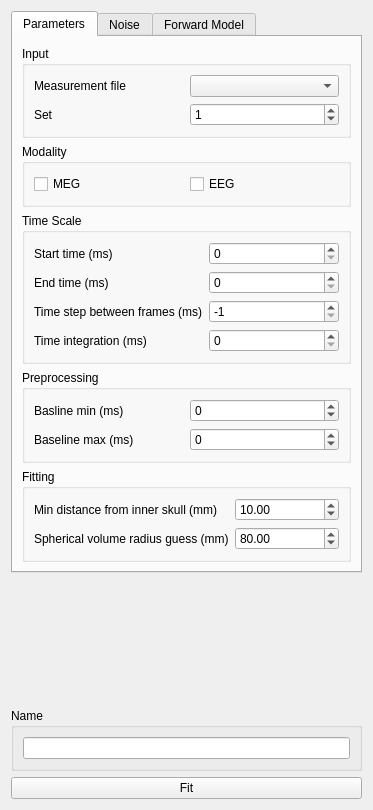
<?xml version="1.0" encoding="UTF-8"?>
<ui version="4.0">
 <class>DipoleFitViewWidget</class>
 <widget class="QWidget" name="DipoleFitViewWidget">
  <property name="geometry">
   <rect>
    <x>0</x>
    <y>0</y>
    <width>373</width>
    <height>810</height>
   </rect>
  </property>
  <property name="windowTitle">
   <string>Form</string>
  </property>
  <layout class="QVBoxLayout" name="verticalLayout_2">
   <item>
    <widget class="QTabWidget" name="tabWidget">
     <property name="currentIndex">
      <number>0</number>
     </property>
     <widget class="QWidget" name="tab">
      <attribute name="title">
       <string>Parameters</string>
      </attribute>
      <layout class="QGridLayout" name="gridLayout_4">
       <item row="0" column="0">
        <widget class="QGroupBox" name="groupBox_2">
         <property name="title">
          <string>Input</string>
         </property>
         <layout class="QGridLayout" name="gridLayout_6">
          <item row="1" column="1">
           <widget class="QSpinBox" name="spinBox_set">
            <property name="value">
             <number>1</number>
            </property>
           </widget>
          </item>
          <item row="0" column="0">
           <widget class="QLabel" name="label_11">
            <property name="text">
             <string>Measurement file</string>
            </property>
           </widget>
          </item>
          <item row="1" column="0">
           <widget class="QLabel" name="label_12">
            <property name="text">
             <string>Set</string>
            </property>
           </widget>
          </item>
          <item row="0" column="1">
           <widget class="QComboBox" name="comboBox_meas"/>
          </item>
         </layout>
        </widget>
       </item>
       <item row="1" column="0">
        <widget class="QGroupBox" name="groupBox_modality">
         <property name="title">
          <string>Modality</string>
         </property>
         <layout class="QHBoxLayout" name="horizontalLayout">
          <item>
           <widget class="QCheckBox" name="checkBox_MEG">
            <property name="text">
             <string>MEG</string>
            </property>
           </widget>
          </item>
          <item>
           <widget class="QCheckBox" name="checkBox_EEG">
            <property name="text">
             <string>EEG</string>
            </property>
           </widget>
          </item>
         </layout>
        </widget>
       </item>
       <item row="2" column="0">
        <widget class="QGroupBox" name="groupBox_time">
         <property name="title">
          <string>Time Scale</string>
         </property>
         <layout class="QGridLayout" name="gridLayout">
          <item row="0" column="1">
           <widget class="QSpinBox" name="spinBox_tmin">
            <property name="maximum">
             <number>99999999</number>
            </property>
           </widget>
          </item>
          <item row="1" column="0">
           <widget class="QLabel" name="label">
            <property name="text">
             <string>End time (ms)</string>
            </property>
           </widget>
          </item>
          <item row="1" column="1">
           <widget class="QSpinBox" name="spinBox_tmax">
            <property name="maximum">
             <number>99999999</number>
            </property>
           </widget>
          </item>
          <item row="2" column="0">
           <widget class="QLabel" name="label_3">
            <property name="text">
             <string>Time step between frames (ms)</string>
            </property>
           </widget>
          </item>
          <item row="2" column="1">
           <widget class="QSpinBox" name="spinBox_tstep">
            <property name="minimum">
             <number>-1</number>
            </property>
            <property name="maximum">
             <number>99999999</number>
            </property>
            <property name="value">
             <number>-1</number>
            </property>
           </widget>
          </item>
          <item row="0" column="0">
           <widget class="QLabel" name="label_2">
            <property name="text">
             <string>Start time (ms)</string>
            </property>
           </widget>
          </item>
          <item row="3" column="0">
           <widget class="QLabel" name="label_24">
            <property name="text">
             <string>Time integration (ms)</string>
            </property>
           </widget>
          </item>
          <item row="3" column="1">
           <widget class="QSpinBox" name="spinBox_tint"/>
          </item>
         </layout>
        </widget>
       </item>
       <item row="3" column="0">
        <widget class="QGroupBox" name="groupBox_pre">
         <property name="title">
          <string>Preprocessing</string>
         </property>
         <layout class="QGridLayout" name="gridLayout_5">
          <item row="0" column="0">
           <widget class="QLabel" name="label_9">
            <property name="text">
             <string>Basline min (ms)</string>
            </property>
           </widget>
          </item>
          <item row="1" column="1">
           <widget class="QSpinBox" name="spinBox_bmax">
            <property name="minimum">
             <number>-99999999</number>
            </property>
            <property name="maximum">
             <number>99999999</number>
            </property>
            <property name="value">
             <number>0</number>
            </property>
           </widget>
          </item>
          <item row="1" column="0">
           <widget class="QLabel" name="label_10">
            <property name="text">
             <string>Baseline max (ms)</string>
            </property>
           </widget>
          </item>
          <item row="0" column="1">
           <widget class="QSpinBox" name="spinBox_bmin">
            <property name="minimum">
             <number>-99999999</number>
            </property>
            <property name="maximum">
             <number>99999999</number>
            </property>
            <property name="value">
             <number>0</number>
            </property>
           </widget>
          </item>
         </layout>
        </widget>
       </item>
       <item row="4" column="0">
        <widget class="QGroupBox" name="groupBox_fitting">
         <property name="title">
          <string>Fitting</string>
         </property>
         <layout class="QGridLayout" name="gridLayout_2">
          <item row="1" column="0">
           <widget class="QLabel" name="label_5">
            <property name="text">
             <string>Spherical volume radius guess (mm)</string>
            </property>
           </widget>
          </item>
          <item row="1" column="1">
           <widget class="QDoubleSpinBox" name="doubleSpinBox_grid">
            <property name="maximum">
             <double>999.990000000000009</double>
            </property>
            <property name="value">
             <double>80.000000000000000</double>
            </property>
           </widget>
          </item>
          <item row="0" column="1">
           <widget class="QDoubleSpinBox" name="doubleSpinBox_dist">
            <property name="minimum">
             <double>0.000000000000000</double>
            </property>
            <property name="maximum">
             <double>999.990000000000009</double>
            </property>
            <property name="value">
             <double>10.000000000000000</double>
            </property>
           </widget>
          </item>
          <item row="0" column="0">
           <widget class="QLabel" name="label_4">
            <property name="text">
             <string>Min distance from inner skull (mm)</string>
            </property>
           </widget>
          </item>
         </layout>
        </widget>
       </item>
      </layout>
     </widget>
     <widget class="QWidget" name="tab_2">
      <attribute name="title">
       <string>Noise</string>
      </attribute>
      <layout class="QGridLayout" name="gridLayout_9">
       <item row="2" column="0" colspan="2">
        <widget class="QGroupBox" name="groupBox_4">
         <property name="title">
          <string>Regularization</string>
         </property>
         <layout class="QGridLayout" name="gridLayout_8">
          <item row="2" column="1">
           <widget class="QDoubleSpinBox" name="doubleSpinBox_eegreg">
            <property name="minimum">
             <double>-99.000000000000000</double>
            </property>
            <property name="value">
             <double>0.100000000000000</double>
            </property>
           </widget>
          </item>
          <item row="2" column="0">
           <widget class="QLabel" name="label_17">
            <property name="text">
             <string>EEG fixed (uV)</string>
            </property>
           </widget>
          </item>
          <item row="1" column="1">
           <widget class="QDoubleSpinBox" name="doubleSpinBox_magreg">
            <property name="minimum">
             <double>-99.000000000000000</double>
            </property>
            <property name="value">
             <double>0.100000000000000</double>
            </property>
           </widget>
          </item>
          <item row="1" column="0">
           <widget class="QLabel" name="label_19">
            <property name="text">
             <string>Axial fixed (fT)</string>
            </property>
           </widget>
          </item>
          <item row="0" column="1">
           <widget class="QDoubleSpinBox" name="doubleSpinBox_gradreg">
            <property name="minimum">
             <double>-99.000000000000000</double>
            </property>
            <property name="value">
             <double>0.100000000000000</double>
            </property>
           </widget>
          </item>
          <item row="0" column="0">
           <widget class="QLabel" name="label_18">
            <property name="text">
             <string>Planar fixed (fT/cm)</string>
            </property>
           </widget>
          </item>
         </layout>
        </widget>
       </item>
       <item row="1" column="0" colspan="2">
        <widget class="QGroupBox" name="groupBox_3">
         <property name="title">
          <string>Manual</string>
         </property>
         <layout class="QGridLayout" name="gridLayout_3">
          <item row="1" column="1">
           <widget class="QDoubleSpinBox" name="doubleSpinBox_magnoise">
            <property name="minimum">
             <double>-99.000000000000000</double>
            </property>
            <property name="value">
             <double>20.000000000000000</double>
            </property>
           </widget>
          </item>
          <item row="1" column="0">
           <widget class="QLabel" name="label_16">
            <property name="text">
             <string>MAG Noise (fT)</string>
            </property>
           </widget>
          </item>
          <item row="2" column="1">
           <widget class="QDoubleSpinBox" name="doubleSpinBox_eegnoise">
            <property name="minimum">
             <double>-99.000000000000000</double>
            </property>
            <property name="value">
             <double>0.200000000000000</double>
            </property>
           </widget>
          </item>
          <item row="0" column="0">
           <widget class="QLabel" name="label_15">
            <property name="text">
             <string>GRAD Noise (fT/cm)</string>
            </property>
           </widget>
          </item>
          <item row="0" column="1">
           <widget class="QDoubleSpinBox" name="doubleSpinBox_gradnoise">
            <property name="minimum">
             <double>-99.000000000000000</double>
            </property>
            <property name="value">
             <double>5.000000000000000</double>
            </property>
           </widget>
          </item>
          <item row="2" column="0">
           <widget class="QLabel" name="label_14">
            <property name="text">
             <string>EEG Noise (uV)</string>
            </property>
           </widget>
          </item>
         </layout>
        </widget>
       </item>
       <item row="0" column="0" colspan="2">
        <widget class="QGroupBox" name="groupBox_5">
         <property name="title">
          <string>From file</string>
         </property>
         <layout class="QGridLayout" name="gridLayout_10">
          <item row="0" column="1" colspan="2">
           <widget class="QComboBox" name="comboBox_noise"/>
          </item>
          <item row="0" column="0">
           <widget class="QLabel" name="label_8">
            <property name="text">
             <string>Noise matrix</string>
            </property>
           </widget>
          </item>
         </layout>
        </widget>
       </item>
      </layout>
     </widget>
     <widget class="QWidget" name="tab_3">
      <attribute name="title">
       <string>Forward Model</string>
      </attribute>
      <layout class="QGridLayout" name="gridLayout_7">
       <item row="2" column="0">
        <widget class="QLabel" name="label_6">
         <property name="text">
          <string>BEM model</string>
         </property>
        </widget>
       </item>
       <item row="1" column="0">
        <widget class="QLabel" name="label_7">
         <property name="text">
          <string>MRI coords</string>
         </property>
        </widget>
       </item>
       <item row="3" column="0" colspan="3">
        <widget class="QGroupBox" name="groupBox_6">
         <property name="title">
          <string>Sphere Model</string>
         </property>
         <layout class="QGridLayout" name="gridLayout_11">
          <item row="2" column="1">
           <widget class="QDoubleSpinBox" name="doubleSpinBox_orgz">
            <property name="minimum">
             <double>-200.0</double>
            </property>
            <property name="maximum">
             <double>200.0</double>
            </property>
            <property name="value">
             <double>40.0</double>
            </property>
           </widget>
          </item>
          <item row="1" column="0">
           <widget class="QLabel" name="label_20">
            <property name="text">
             <string>Origin y (mm)</string>
            </property>
           </widget>
          </item>
          <item row="1" column="1">
           <widget class="QDoubleSpinBox" name="doubleSpinBox_orgy">
            <property name="minimum">
             <double>-200.0</double>
            </property>
            <property name="maximum">
             <double>200.0</double>
            </property>
            <property name="value">
             <double>0.0</double>
            </property>
           </widget>
          </item>
          <item row="0" column="1">
           <widget class="QDoubleSpinBox" name="doubleSpinBox_orgx">
            <property name="minimum">
             <double>-200.0</double>
            </property>
            <property name="maximum">
             <double>200.0</double>
            </property>
            <property name="value">
             <double>0.0</double>
            </property>
           </widget>
          </item>
          <item row="2" column="0">
           <widget class="QLabel" name="label_22">
            <property name="text">
             <string>Origin z (mm)</string>
            </property>
           </widget>
          </item>
          <item row="0" column="0">
           <widget class="QLabel" name="label_21">
            <property name="text">
             <string>Origin x (mm)</string>
            </property>
           </widget>
          </item>
          <item row="3" column="0">
           <widget class="QLabel" name="label_23">
            <property name="text">
             <string>EEG sphere radius (mm)</string>
            </property>
           </widget>
          </item>
          <item row="3" column="1">
           <widget class="QDoubleSpinBox" name="doubleSpinBox_rad">
            <property name="minimum">
             <double>1.0</double>
            </property>
            <property name="maximum">
             <double>300.0</double>
            </property>
            <property name="value">
             <double>90.0</double>
            </property>
           </widget>
          </item>
         </layout>
        </widget>
       </item>
       <item row="1" column="1" colspan="2">
        <widget class="QComboBox" name="comboBox_mri">
         <property name="currentText">
          <string/>
         </property>
        </widget>
       </item>
       <item row="2" column="1" colspan="2">
        <widget class="QComboBox" name="comboBox_bem"/>
       </item>
      </layout>
     </widget>
    </widget>
   </item>
   <item>
    <spacer name="verticalSpacer">
     <property name="orientation">
      <enum>Qt::Vertical</enum>
     </property>
     <property name="sizeHint" stdset="0">
      <size>
       <width>20</width>
       <height>40</height>
      </size>
     </property>
    </spacer>
   </item>
   <item>
    <widget class="QGroupBox" name="groupBox">
     <property name="title">
      <string>Name</string>
     </property>
     <layout class="QVBoxLayout" name="verticalLayout">
      <item>
       <widget class="QLineEdit" name="lineEdit_name"/>
      </item>
     </layout>
    </widget>
   </item>
   <item>
    <widget class="QPushButton" name="pushButton_fit">
     <property name="text">
      <string>Fit</string>
     </property>
    </widget>
   </item>
  </layout>
 </widget>
 <resources/>
 <connections/>
</ui>
